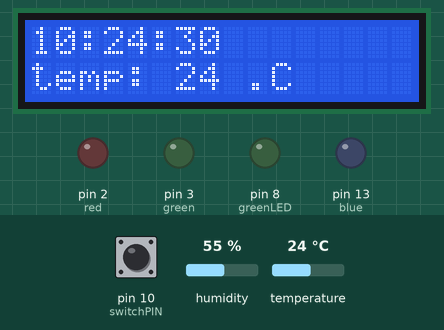
Simulated run of this sketch. Board: Arduino Uno, built with avr-gcc and run on an emulated ATmega328P. On the bench: 16×2 character LCD, output pins drawn as LEDs (lit = HIGH). The test bench sets the inputs (shaded band); at power-on: pin 10 (switchPIN) HIGH, humidity 55 %, temperature 24 °C. The local clock reads 2024-03-15 10:24:30 at power-on unless the sketch sets it.

Above: at 1.2 s.
1.3 s: pin 10 (switchPIN) pulled LOW for 1.3 s
At 6.8 s:
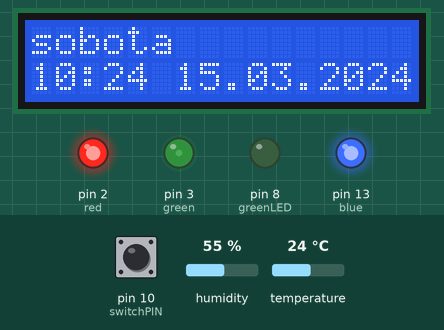
7.6 s: humidity set to 58 %
10.3 s: humidity set to 61 %
At 14.3 s:
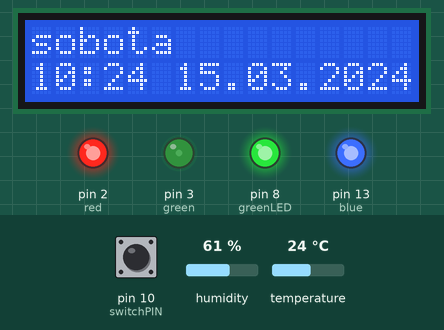
14.6 s: temperature set to 21 °C
18.4 s: temperature set to 18 °C
At 22.2 s:
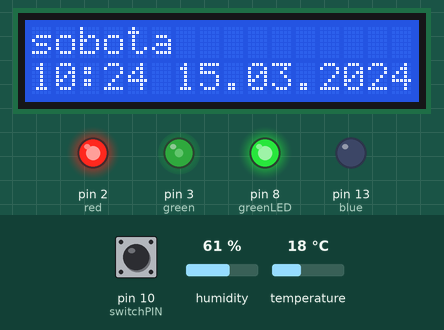
22.7 s: pin 10 (switchPIN) pulled LOW for 1.3 s
At 28.1 s:
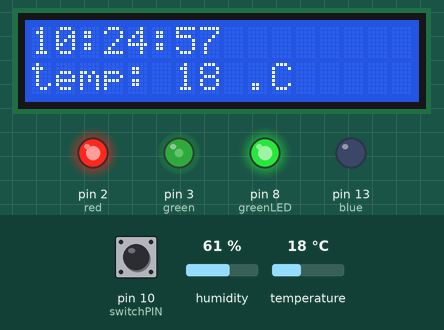
Timing chart, 0 to 29.6 s (numbered marks = the images above; inputs shaded):
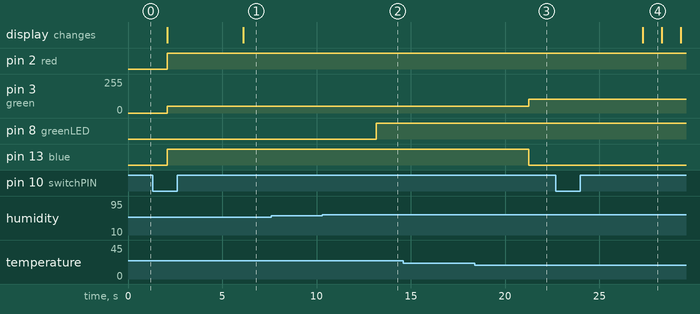

Measured:
- the behaviour switches between 59 and 60 % on humidity (found by bisection; images 1 and 2)
- the behaviour switches between 20 and 19 °C on temperature (found by bisection; images 2 and 3)
- after the input at 1.3 s, the display: first differs from a run without the input after 4.8 s (image 1)
- after the input at 7.6 s, every drawn part: stays the same
- after the input at 10.3 s, pin 8 (greenLED): LOW → HIGH after 2.9 s
- after the input at 14.6 s, every drawn part: stays the same
- after the input at 18.4 s, pin 3 (green): 51/255 → 102/255 after 2.9 s; pin 13 (blue): HIGH → LOW after 2.9 s
- after the input at 22.7 s, the display: changes after 4.6 s (image 4)
- what the display in image 4 shows lasts 1.0 s, from 27.3 s to 28.3 s

The sketch:

projekt_tcim_domlowa_stacja_pogodowa.ino
```cpp
//#include <RTClib.h>
#include <LiquidCrystal.h>
#include <virtuabotixRTC.h>
#include "DHT.h"

#define DHT11_PIN 9
#define red 2
#define green 3
#define blue 13
#define COMMON_ANODE

const int greenLED = 8;
const int switchPIN = 10;
const int rs = 12, en = 11, d4 = 4, d5 = 5, d6 = 6, d7 = 7;

LiquidCrystal lcd(rs, en, d4, d5, d6, d7);
virtuabotixRTC myRTC(14, 15, 16);
DHT dht;

int buttonCounter = 0;              // licznik naciśnięć przycisku
bool buttonState = LOW;         // zakładamy, że przycisk w stanie LOW
bool lastButtonState = LOW;      // analogicznie

void setup()
{
  Serial.begin(9600);

  //myRTC.setDS1302Time(29, 7, 21, 3, 31, 5, 2023);

  lcd.begin(16, 2);
  //lcd.print("dzien dobry!");

  //zielona dioda led
  pinMode(greenLED, OUTPUT);
  digitalWrite(greenLED, LOW);

  //przycisk
  pinMode(switchPIN, INPUT_PULLUP);

  //dioda rgb
  pinMode(red, OUTPUT);
  //digitalWrite(red, LOW);
  pinMode(green, OUTPUT);
  //digitalWrite(green, LOW);
  pinMode(blue, OUTPUT);
  //digitalWrite(blue, LOW);

  //czujnik temperatury i wilgotności
  dht.setup(DHT11_PIN);
}

void loop()
{
  myRTC.updateTime();

  int hum = dht.getHumidity();
  int tem = dht.getTemperature();

  //temperatura i wilgotność na port szeregowy
  /*Serial.print("humidity: ");
  Serial.print(hum);
  Serial.print("\n");
  Serial.print("temperature: ");
  Serial.print(tem);
  Serial.print("\n");
  delay(2000);
  */

  buttonState = digitalRead(switchPIN);
  //Serial.println(buttonCounter);

  //zmiana opcji wyświetlacza przez naciśnięcie przycisku
  switch (buttonCounter)
  {
    case 0:
      lcd.clear();
      lcd.setCursor(0, 0);
      lcd.print(myRTC.hours);
      lcd.print(":");
      for(int i=0;i<10;i++)
      {
        if(myRTC.minutes==i)
        {
          lcd.print("0");
          lcd.print(myRTC.minutes);
        }
      }
      if(myRTC.minutes>9)
      {
        lcd.print(myRTC.minutes);
      }
      lcd.print(":");
      for(int i=0;i<10;i++)
      {
        if(myRTC.seconds==i)
        {
          lcd.print("0");
          lcd.print(myRTC.seconds);
        }
      }
      if(myRTC.seconds>9)
      {
        lcd.print(myRTC.seconds);
      }
      lcd.setCursor(0, 1);
      lcd.print("temp: ");
      lcd.print(tem);
      lcd.print(" .C");
      delay(1000);
      break;

    case 1:
      lcd.clear();
      lcd.setCursor(0, 0);
      lcd.print(myRTC.dayofmonth);
      lcd.print(".");
      for(int i=0;i<10;i++)
      {
        if(myRTC.month==i)
        {
          lcd.print("0");
          lcd.print(myRTC.month);
        }
      }
      if(myRTC.month>9)
      {
        lcd.print(myRTC.month);
      }
      lcd.print(".");
      lcd.print(myRTC.year);
      lcd.setCursor(0, 1);
      lcd.print("wilgotnosc: ");
      lcd.print(hum);
      lcd.print("%");
      delay(1000);
      break;

    case 2:
      lcd.clear();
      lcd.setCursor(0, 0);
      switch (myRTC.dayofweek)
      {
        case 1:
        lcd.print("poniedzialek");
        break;

        case 2:
        lcd.print("wtorek");
        break;

        case 3:
        lcd.print("sroda");
        break;

        case 4:
        lcd.print("czwartek");
        break;

        case 5:
        lcd.print("piatek");
        break;

        case 6:
        lcd.print("sobota");
        break;

        case 7:
        lcd.print("niedziela");
        break;
      }
      lcd.setCursor(0, 1);
      lcd.print(myRTC.hours);
      lcd.print(":");
      for(int i=0;i<10;i++)
      {
        if(myRTC.minutes==i)
        {
          lcd.print("0");
          lcd.print(myRTC.minutes);
        }
      }
      if(myRTC.minutes>9)
      {
        lcd.print(myRTC.minutes);
      }
      lcd.print(" ");
      lcd.print(myRTC.dayofmonth);
      lcd.print(".");
      for(int i=1;i<10;i++)
      {
        if(myRTC.month==i)
        {
          lcd.print("0");
          lcd.print(myRTC.month);
        }
      }
      if(myRTC.month>9)
      {
        lcd.print(myRTC.month);
      }
      lcd.print(".");
      lcd.print(myRTC.year);
      delay(1000);
      break;
  }

  if (buttonState != lastButtonState)
  {
    delay(1000);
    if (buttonState == HIGH)
    {
      //jesli status jest wysoki, to przycisk przeszedł ze stamu off to on
      buttonCounter++;
      lcd.noDisplay();
      lcd.display();
      if (buttonCounter > 2)
      {
        buttonCounter = 0;
      }

    }
    lastButtonState = buttonState;
  }

  //warunki dla diody rgb
  if(tem>=15&&tem<20)
  {
    setColor(0,153,153); // niebieski
  }
  else if(tem>=20&&tem<25)
  {
    setColor(0,204,0); // zielen
  }
  else if(tem<15)
  {
    setColor(255, 0, 255); // fiolet
  }
  else if(tem>=25)
  {
    setColor(255, 128, 0);  // pomarancz
  }

  //warunek dla diody led
  if(hum>=60)
  {
    digitalWrite(greenLED, HIGH);
  }
}


// funkcja ustawiająca kolor diody rgb
void setColor(int r, int g, int b)
{
  #ifdef COMMON_ANODE
    r = 255 - r;
    g = 255 - g;
    b = 255 - b;
  #endif
  analogWrite(red, r);
  analogWrite(green, g);
  analogWrite(blue, b);
}
```
